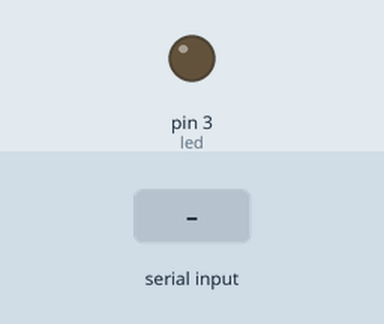
Recording of a sketch running on a simulated Arduino Uno, built with avr-gcc and run on an emulated ATmega328P. Parts: output pins drawn as LEDs (lit = HIGH). The test bench sets the inputs (shaded band).

Above: at 1.2 s.
1.3 s: "1\n" received over Serial
At 4.1 s:
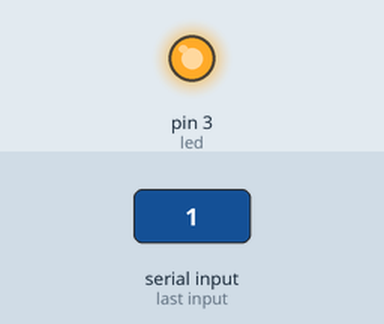
4.3 s: "2\n" received over Serial
At 6.6 s:
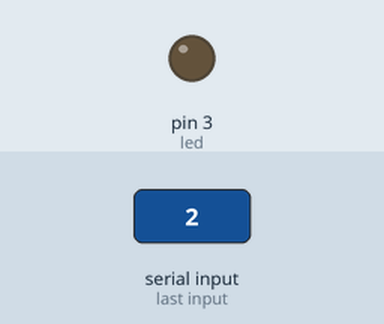
7.3 s: "1,90\n" received over Serial
At 9.4 s:
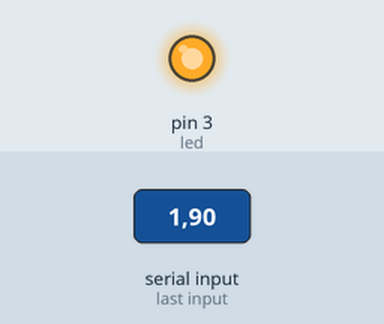
Timing chart, 0 to 10.9 s (numbered marks = the images above; inputs shaded):
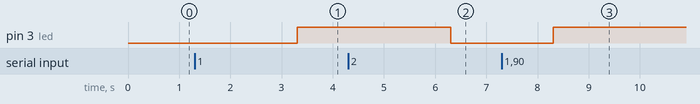

The sketch:

code.ino
```cpp
int led = 3;
int data;
int blink_count;
int blink_speed;

void setup() {

  pinMode(led , OUTPUT);
  Serial.begin(9600);

}

void loop() {

  while(Serial.available()) {

    data = Serial.parseInt();
    blink_count = Serial.parseInt();
    blink_speed = Serial.parseInt();

    if(data == 1) {

      digitalWrite(led , 1);

    } else if(data == 2) {

      digitalWrite(led , 0);

    } else if(data == 3) {

      for(int i = 1 ; i <= blink_count ; i++) {

        digitalWrite(led , 1);
        delay(blink_speed);
        digitalWrite(led , 0);
        delay(blink_speed);

      }

    }

  }

  delay(1);

}
```

Measured:
- after the input at 1.3 s, pin 3 (led): LOW → HIGH after 2.0 s
- after the input at 4.3 s, pin 3 (led): HIGH → LOW after 2.0 s
- after the input at 7.3 s, pin 3 (led): LOW → HIGH after 1.0 s
